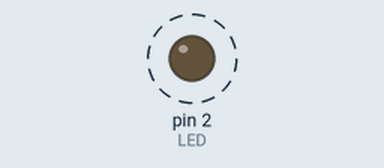
Bench run of a sketch on a simulated Arduino Uno, built with avr-gcc and run on an emulated ATmega328P. Parts: output pins drawn as LEDs (lit = HIGH). Dashed ring = blinking.

Above: at 0.05 s.
Timing chart, 0 to 3.0 s (numbered marks = the images above):
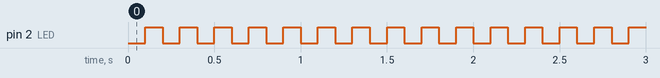

Measured:
- by itself, pin 2 (LED): alternates HIGH for 0.10 s and LOW for 0.10 s

The sketch:

Blink.ino
```cpp
#define LED 2
 void setup() {
   pinMode(LED,OUTPUT);
    }

    void loop() {
       delay(100);
       digitalWrite(LED,HIGH);
        delay(100);
         digitalWrite(LED,LOW); }
```
